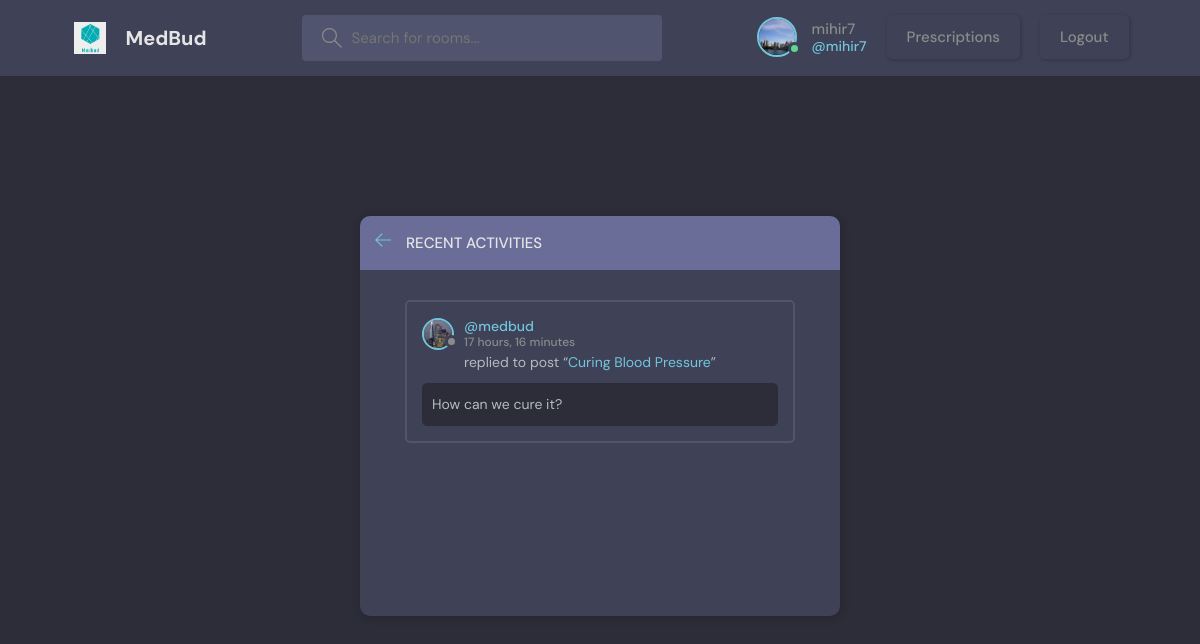
Screenshot of /activity/ (signed in) with the database file from the repository.
### base/models.py (models this page shows)
class Imagine(models.Model):
    user = models.OneToOneField(User,null=True,on_delete=models.CASCADE)
    imge = models.ImageField(null=True, default="avatar.svg")

class Message(models.Model):
    user = models.ForeignKey(User, on_delete=models.CASCADE)
    room = models.ForeignKey(Room, on_delete=models.CASCADE)
    body = models.TextField()
    updated = models.DateTimeField(auto_now=True)
    created = models.DateTimeField(auto_now_add=True)
    class Meta:
        ordering = ['-updated', '-created']
    def __str__(self):
        return self.body[0:50]

class Room(models.Model):
    host = models.ForeignKey(User, on_delete=models.SET_NULL, null=True)
    topic = models.ForeignKey(Topic, on_delete=models.SET_NULL, null=True)
    name = models.CharField(max_length=200)
    description = models.TextField(null=True, blank=True)
    participants = models.ManyToManyField(
        User, related_name='participants', blank=True)
    updated = models.DateTimeField(auto_now=True)
    created = models.DateTimeField(auto_now_add=True)
    class Meta:
        ordering = ['-updated', '-created']
    def __str__(self):
        return self.name

### base/views.py (the view)
# urls.py: path('activity/', views.activityPage, name="activity"),
@login_required(login_url='login') ##
def activityPage(request):
    room_messages=Message.objects.all()
    context={'room_messages':room_messages}
    return render(request,'base/activity.html',context)

### base/templates/base/activity.html (shortened to what this page needs)
{% extends 'main.html' %}
{% block content %}
    <main class="layout">
      <div class="container">
        <div class="layout__box">
          <div class="layout__boxHeader">
            <div class="layout__boxTitle">
              <a href="{% url 'home' %}">
                <svg version="1.1" xmlns="http://www.w3.org/2000/svg" width="32" height="32" viewBox="0 0 32 32">
                  <title>arrow-left</title>
                  <path
                    d="M13.723 2.286l-13.723 13.714 13.719 13.714 1.616-1.611-10.96-10.96h27.625v-2.286h-27.625l10.965-10.965-1.616-1.607z"
                  ></path>
                </svg>
              </a>
              <h3>Recent Activities</h3>
            </div>
          </div>
          <div class="activities-page layout__body">
            {% for message in room_messages %}
            <div class="activities__box">
              <div class="activities__boxHeader roomListRoom__header">
                <a href="{% url 'profile' message.user.id %}" class="roomListRoom__author">
                  <div class="avatar avatar--small">
                    <img src="{{message.user.imagine.imge.url}}" />
                  </div>
                  <p>
                    @{{message.user.username}}
                    <span>{{message.created | timesince}}</span>
                  </p>
                </a>
              </div>
              <div class="activities__boxContent">
                <p>replied to post “<a href="{% url 'room' message.room.id %}">{{message.room}}</a>”</p>
                <div class="activities__boxRoomContent">
                  {{message}}
                </div>
              </div>
            </div>
            {% endfor %}
          </div>
        </div>
      </div>
    </main>
{% endblock %}

### templates/navbar.html (shortened to what this page needs)
{% load static %}
<head>
</head>
<header class="header header--loggedIn">
    <div class="container">
        <a href="{% url 'home' %}" class="header__logo">
            <img src="{% static 'images/logo.png' %}" />
            <h1>MedBud</h1>
        </a>
        <form class="header__search" method="GET" action="{% url 'home' %}">
            <label>
                <input name="q" placeholder="Search for rooms..." />
            </label>
        </form>
        <nav class="header__menu">
            {% if request.user.is_authenticated %}
            <div class="header__user">
                <a href="{% url 'profile' request.user.id %}">
                    <div class="avatar avatar--medium active">
                        <img src="{{request.user.imagine.imge.url}}" />
                    </div>
                    <p>{{request.user.username}} <span>@{{request.user.username}}</span></p>
                </a>
                <a href="{% url 'prescriptions' %}" class="btn btn-info">
                    Prescriptions</a>
                <a href="{% url 'logout' %}" class="btn btn-info">
                    Logout</a>
            </div>
            {% else %}
            <a href="{% url 'login' %}">
                    <img src="{% static 'images/avatar.svg' %}" />
                        <p>Login</p>
                </a>
            {% endif %}
        </nav>
    </div>
</header>

### rows the page displays
Message: user.imagine.imge (picture), user.username "medbud", created "17 hours, 16 minutes", room "Curing Blood Pressure", body "How can we cure it?"

### other values shown
{{ request.user.username }} "mihir7"
